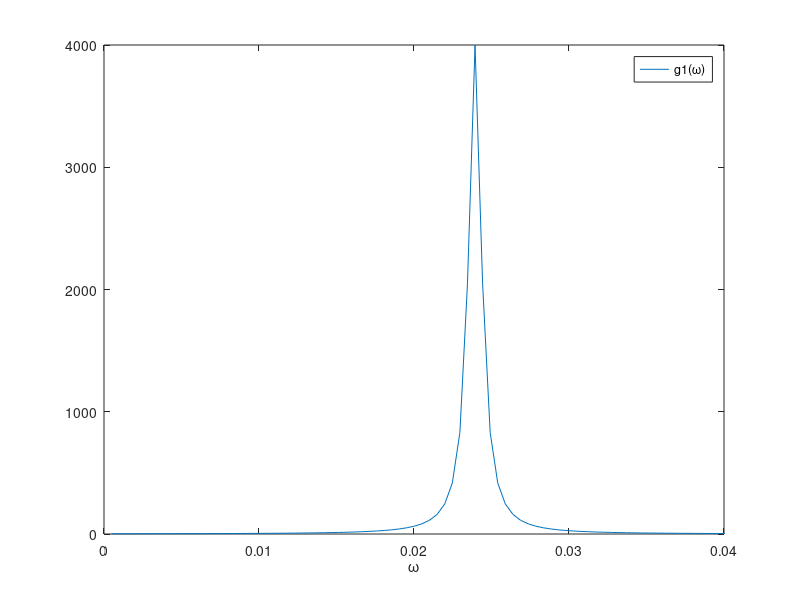

This figure's MATLAB source:
% L6BANDS
% Lorentian Line shape
function L6BANDS;
% Frequency interval
m=11;

Omega0 = 49/(2^m-1);

OmegaStep = 1/(2^m-1);
Omega = (OmegaStep:OmegaStep:1);
Tau = 1000;

g1 = 2*((1/(2*Tau))./((1/((2*Tau)^2))+(Omega-Omega0).^2));
Q = Tau*Omega0
% Q = 23.937

figure(1);
plot(Omega,g1);
axis([0 0.04 0 4000]);                  % PLOTS LIMITS                    
xlabel('\omega');
legend('g1(\omega)');
